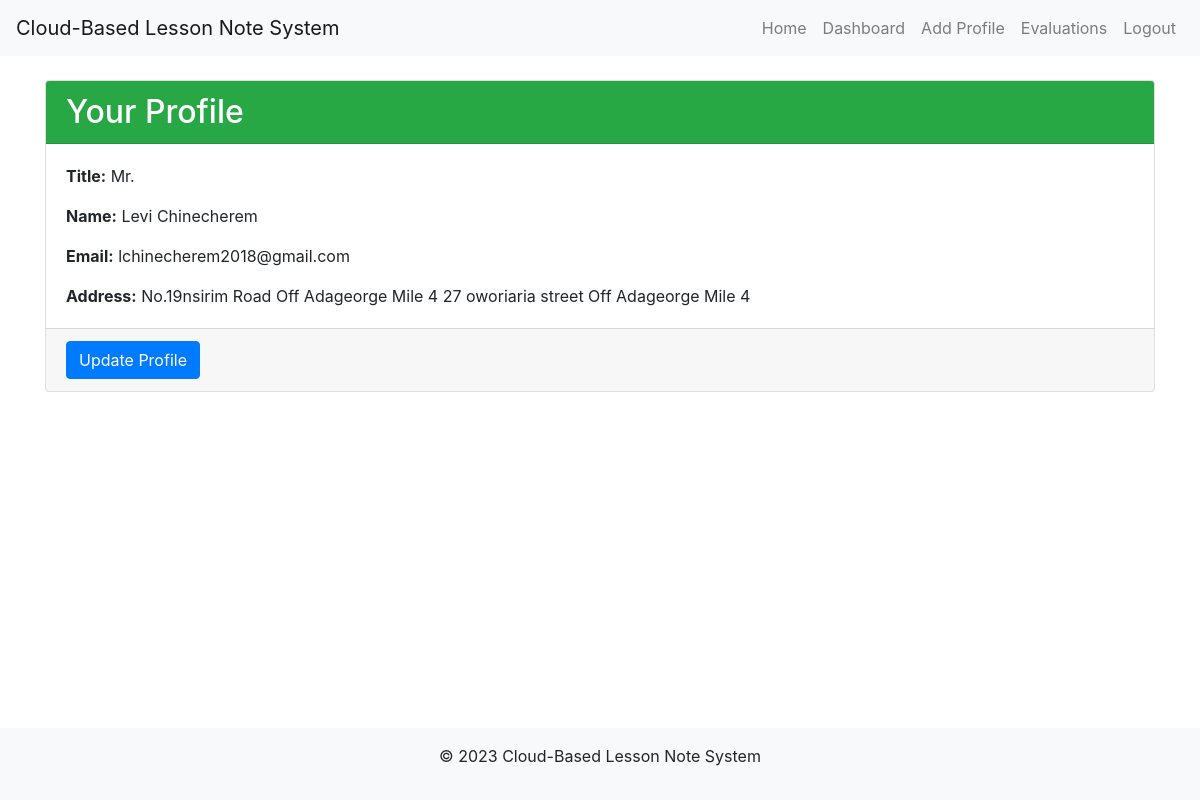
Page /teachers/view_profile/ (signed in) on the committed database.
### teachers/models.py (models this page shows, shortened)
class Teacher(models.Model):
    user = models.OneToOneField(User, on_delete=models.CASCADE)
    title = models.ForeignKey(Title, on_delete=models.CASCADE)
    name = models.CharField(max_length=255)
    email = models.EmailField()
    address = models.TextField()

class Title(models.Model):
    name = models.CharField(max_length=100)
    def __str__(self):
        return self.name

### teachers/views.py (the view)
# urls.py: path('view_profile/', view_profile, name='view_profile'),
@login_required
def view_profile(request):
    teacher = Teacher.objects.get(user=request.user)
    return render(request, 'teachers/view_profile.html', {'teacher': teacher})

### templates/teachers/view_profile.html
{% extends 'base.html' %}
{% block content %}
  <div class="container mt-4">
    <div class="card">
      <div class="card-header bg-success text-white">
        <h2 class="mb-0">Your Profile</h2>
      </div>
      <div class="card-body">
        <p class="card-text"><strong>Title:</strong> {{ teacher.title }}</p>
        <p class="card-text"><strong>Name:</strong> {{ teacher.name }}</p>
        <p class="card-text"><strong>Email:</strong> {{ teacher.email }}</p>
        <p class="card-text"><strong>Address:</strong> {{ teacher.address }}</p>
      </div>
      <div class="card-footer text-muted">
        <a href="{% url 'teachers:update_profile' %}" class="btn btn-primary">Update Profile</a>
      </div>
    </div>
  </div>
{% endblock %}

### rows in the picture
Teacher: title "Mr.", name "Levi Chinecherem", email "lchinecherem2018@gmail.com", address "No.19nsirim Road Off Adageorge Mile 4 27 oworiaria street Off Adageorge Mile 4"
